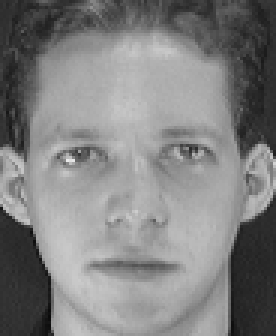
#> input picture Homework1/part2/data/s1/1.pgm, 92 x 112 px, found by its file name (shown 3 times larger); its folder holds only this picture in this run
$ jupyter execute --allow-errors answer.ipynb   (shell and % lines are left out)
#> lines starting #> are read from the running program, lines starting #| are printed output that depends on the picture
# 使用PCA对人脸图片进行处理

此部分作业要求使用PCA技术对给定的人脸数据集进行处理，你需要在该文件中完成你的代码，并输出结果。

本次使用到的人脸数据集是 ORL人脸数据集，共包含40个不同人的400张图像。此数据集下包含40个目录，每个目录下有10张图像，每个目录表示一个不同的人。所有的图像是以PGM格式存储，灰度图，图像大小宽度为92，高度为112。

数据集中部分图像示例：

在本次作业中，你需要**按顺序**完成以下内容并且在该文件中**保留要求**的输出结果：

1. 将数据集划分为80%的训练集，20%的测试集，在训练集上使用PCA将特征维度降为100，即得到100个特征和其对应的特征向量，并使用训练得到的PCA将测试集维度也压缩到100，**输出：压缩后的训练集维度和测试集维度、经过PCA得到的特征向量维度**。

2. 得到100个特征向量后，**使用这些向量重建特征脸并输出**。示例：


3. 使用这100个特征和对应的特征向量，自行在训练集和测试集中**分别**选择**5张**人脸图片进行人脸重建并**输出对比图**。示例：


4. **输出**降维后**每个**新特征向量所占的信息量占原始数据总信息量的百分比，以及所有返回特征所携带的**信息量总和**是原始数据的多少；

5. **画出**特征个数和所携带信息数的曲线图，此处特征数**上限设置为150**，此处以150为示例：


6.  保留特征数为150，得到的训练集每次保留前（n=n+1，n初值为1）个特征，分别训练一个KNN分类器，KNN分类器的参数*n_neighbors*为3，观察并验证测试集在使用其前n个特征时KNN分类的准确率。**注意：此处仅进行一次PCA**,输出：不同的特征保留数和准确率的曲线图。此处以*n_neighbors=5*为示例：


   **本次作业严禁抄袭，一经发现严肃处理**

#  附加题

若感兴趣，可以自行拍摄自己或舍友的人脸照片、或者其他较为简单且特征明显的数据集进行PCA操作。

[cell 1]
# 本次作业你可能需要用到的包和函数

# 导入所需模块
import matplotlib.pyplot as plt
import numpy as np
import os
import cv2
import random

from sklearn.decomposition import PCA
from sklearn.model_selection import train_test_split
from sklearn.neighbors import KNeighborsClassifier

# plt显示灰度图片
def plt_show(img):
    plt.imshow(img,cmap='gray')
    plt.show()

# 读取一个文件夹下的所有图片，输入参数是文件名，返回文件地址列表
def read_directory(directory_name):
#> called with directory_name = '.\\data'
    faces_addr = []
    for filename in os.listdir(directory_name):
        faces_addr.append(directory_name + "\\" + filename)
#> pass 2 of the loop in read_directory, `for filename in os.listdir(directory_name):`:
    return faces_addr

[cell 2]
# config
DIR_PATH = ".\\data"
NUM_SAMPLES = 400
WIDTH = 92
HEIGHT = 112

[cell 3]
# 读取数据集，并切分为80%训练集和20%测试集
faces_addr = read_directory(DIR_PATH)

dataX = np.empty((NUM_SAMPLES, WIDTH*HEIGHT))
dataY = np.empty(NUM_SAMPLES)
cnt = 0
for faces in faces_addr:
    tag = faces[-2:]
    if tag[0] == 's':
        tag = tag[1]
    for face in os.listdir(faces):
        image = cv2.imread(faces + "\\" + face, cv2.IMREAD_GRAYSCALE).reshape(1, -1)
        dataX[cnt] = image
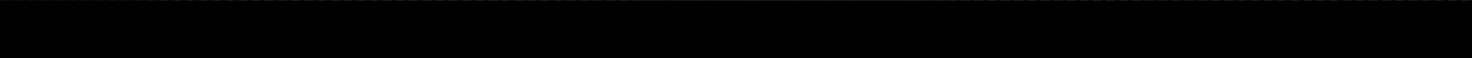
#> dataX: shape (400, 10304) float64 (shown at 1/7 size); min 0, max 234, mean 0.3
        dataY[cnt] = int(tag)
        cnt += 1
#> pass 2 of the loop `for faces in faces_addr:`:
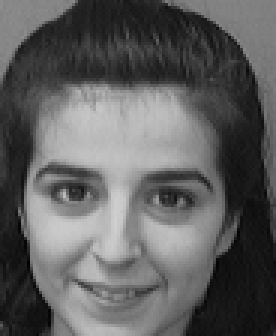
#> input picture Homework1/part2/data/s10/1.pgm, 92 x 112 px, found by its file name (shown 3 times larger)
#> `dataX[cnt] = image`:
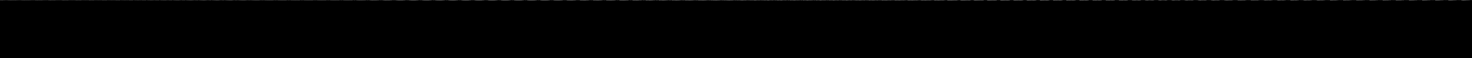
#> dataX: shape (400, 10304) float64 (shown at 1/7 size); min 0, max 234, mean 0.6

X_train, X_test, y_train, y_test = train_test_split(dataX, dataY, test_size=0.2)
#> y_train = 320 values, max 5.35e+228 at index 98, min 0 at index 3, mean 1.67e+226; y_test = 80 values, max 10 at index 43, min 0 at index 0, mean 0.125

# Task 1

[cell 4]
# 训练PCA
pca = PCA(100)
pca.fit(X_train)

[cell 5]
print(f"特征向量维度：{pca.components_.shape}")

[cell 6]
print("压缩后训练集和测试集维度")
X_train_compressed = pca.transform(X_train)
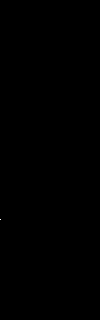
#> X_train_compressed: shape (320, 100) float64; min -44.08, max 14062.7, mean 0; drawn with min black and max white
X_test_compressed = pca.transform(X_test)
print(f"训练集：{X_train_compressed.shape}")
#| 训练集：(320, 100)
print(f"测试集：{X_test_compressed.shape}")
#| 测试集：(80, 100)

# Task 2

[cell 7]
# 重建特征脸并输出
X_train_reconstruct = pca.inverse_transform(X_train_compressed)
X_test_reconstruct = pca.inverse_transform(X_test_compressed)
fig = plt.figure(figsize=(HEIGHT, WIDTH))
for i in range(0, X_train_reconstruct.shape[0], 8):
    img = X_train_reconstruct[i].reshape(HEIGHT, WIDTH)
    fig.add_subplot(5, 8, i//8+1)
    plt.imshow(img, cmap="gray")
    plt.axis("off")
#> this loop made 40 passes
#> pass 1, `img = X_train_reconstruct[i].reshape(HEIGHT, WIDTH)`:
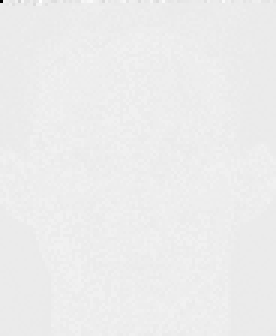
#> img: shape (112, 92) float64 (shown 3 times larger); min -2.19e-14, max 1.94e-15, mean 2.85e-16; drawn with min black and max white
plt.show()

# Task 3

[cell 8]
# 训练集和测试集分别随机选5张图像重建
rows = 5
cols = 2

print("训练集")
fig = plt.figure(figsize=(HEIGHT, WIDTH))
for i in range(5):
    index = random.randint(0, 319)

    img = X_train[index].reshape(HEIGHT, WIDTH)
    fig.add_subplot(rows, cols, i*2+1)
    plt.imshow(img, cmap="gray")
    plt.axis("off")

    img = X_train_reconstruct[index].reshape(HEIGHT, WIDTH)
    fig.add_subplot(rows, cols, i*2+2)
    plt.imshow(img, cmap="gray")
    plt.axis("off")
plt.show()

print("测试集")
fig = plt.figure(figsize=(HEIGHT, WIDTH))
for i in range(5):
    index = random.randint(0, 79)

    img = X_test[index].reshape(HEIGHT, WIDTH)
    fig.add_subplot(rows, cols, i*2+1)
    plt.imshow(img, cmap="gray")
    plt.axis("off")

    img = X_test_reconstruct[index].reshape(HEIGHT, WIDTH)
    fig.add_subplot(rows, cols, i*2+2)
    plt.imshow(img, cmap="gray")
    plt.axis("off")
plt.show()

# Task 4

[cell 9]
# 降维后每个新特征向量所占的信息量占原始数据总信息量的百分比，以及所有返回特征所携带的信息量总和是原始数据的多少
print(f"百分比：{pca.explained_variance_ratio_}")
print(f"信息量总和：{sum(pca.explained_variance_ratio_)}")

# Task 5

[cell 10]
pca_new = PCA(150)
pca_new.fit(X_train)
print("特征个数和所携带信息数的曲线图")
plt.plot(np.cumsum(pca_new.explained_variance_ratio_))
plt.show()
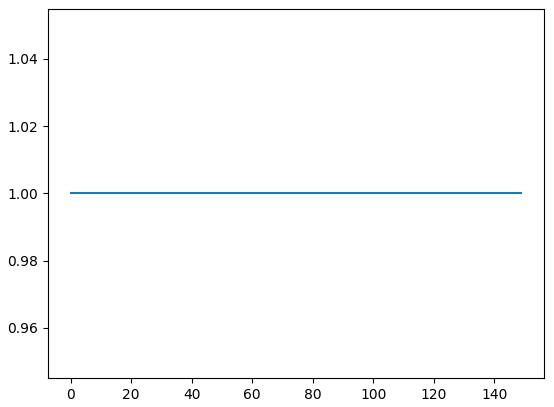
#> figure drawn by matplotlib, 1 panel

# Task 6

[cell 11]
# 保留前i个特征分析knn分类器准确率
X_train_compressed_new = pca_new.transform(X_train)
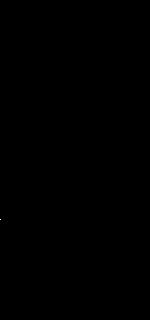
#> X_train_compressed_new: shape (320, 150) float64; min -44.08, max 14062.7, mean 0; drawn with min black and max white
X_test_compressed_new = pca_new.transform(X_test)
precision = np.zeros((150, 1))
#> (the rest of this cell did not finish here and is left out)
